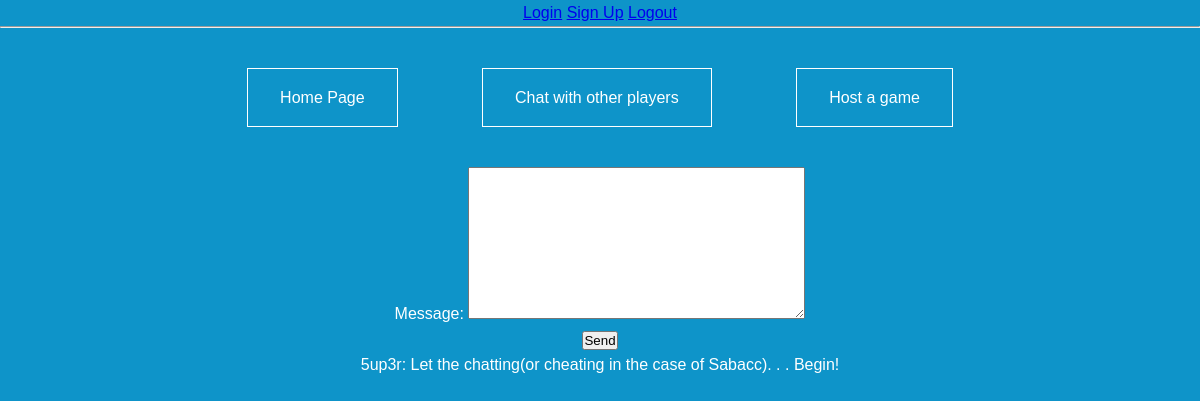
Page /chat/ (signed in) on the committed database.
### pages/models.py (models this page shows)
class Chat(models.Model):
  author_of_message = models.TextField(null=True)
  message = models.TextField()

### pages/views.py (the view)
# urls.py: path('chat/', chat_view, name='chat'),
@login_required(login_url='login')
def chat_view(request):
  form = ChatForm
  oldMessages = []
  newMessages = []
  newMessage = Chat.objects.get(id=1)
  requester = str(request.user)
  newMessageIndex = 0
  for item in Chat.objects.all():
    oldMessages.append(item)
    newMessageIndex = len(oldMessages)
  form = form(request.POST or None)
  if form.is_valid():
    form.save()
    for item in Chat.objects.all():
      newMessages.append(item)
    newMessage = newMessages[newMessageIndex]
  newMessage.author_of_message = requester
  newMessage.save()
  chatResults = Chat.objects.all()
  return render(request, "chat.html", {'chatResults': chatResults, 'form': form})

### pages/forms.py
class ChatForm(forms.ModelForm):
  class Meta:
    model = Chat
    fields = [
      'message'
    ]

### templates/chat.html
{% extends 'base.html' %}
{% block content %}
<form method='POST'> {% csrf_token %}
  {{ form.as_p }}
  <input type='submit' value='Send' />
</form>
{% for message in chatResults %}
  <p>{{ message.author_of_message }}: {{ message.message }}</p>
{% endfor %}
{% endblock %}

### templates/base.html (style rules this page uses)
* { margin:0; padding:0; }
body { font-family: Arial, Helvetica, sans-serif; background-color: rgb(14, 148, 201); color: #FFF; line-height: 1.6; text-align: center; }

### rows in the picture
Chat: author_of_message "5up3r", message "Let the chatting(or cheating in the case of Sabacc). . . Begin!"
